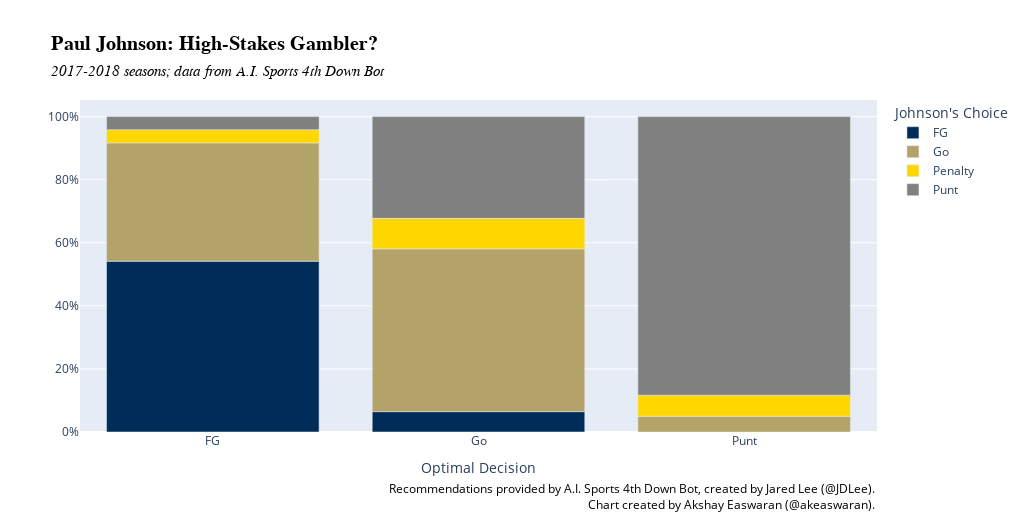

The notebook cell saved with this chart:
### Code cell
make_plotly_decision_chart(decisions[(decisions.pos_team == "Georgia Tech") & (decisions.season < 2019)],"Paul Johnson: High-Stakes Gambler?","2017-2018 seasons; data from A.I. Sports 4th Down Bot",'Johnson\'s Choice')

### Figure 1 — Plotly figure (JSON) as saved in the notebook; plotly's stock layout.template omitted (floating-point values rounded to 4 significant figures)
{"data": [{"alignmentgroup": "True", "hovertemplate": "Johnson's Choice=FG<br>Optimal Decision=%{x}<br>=%{y}<extra></extra>", "legendgroup": "FG", "marker": {"color": "#002c59"}, "name": "FG", "offsetgroup": "FG", "orientation": "v", "showlegend": true, "textposition": "auto", "type": "bar", "x": ["FG", "Go"], "xaxis": "x", "y": [0.5417, 0.06452], "yaxis": "y"}, {"alignmentgroup": "True", "hovertemplate": "Johnson's Choice=Go<br>Optimal Decision=%{x}<br>=%{y}<extra></extra>", "legendgroup": "Go", "marker": {"color": "#b3a369"}, "name": "Go", "offsetgroup": "Go", "orientation": "v", "showlegend": true, "textposition": "auto", "type": "bar", "x": ["FG", "Go", "Punt"], "xaxis": "x", "y": [0.375, 0.5161, 0.05], "yaxis": "y"}, {"alignmentgroup": "True", "hovertemplate": "Johnson's Choice=Penalty<br>Optimal Decision=%{x}<br>=%{y}<extra></extra>", "legendgroup": "Penalty", "marker": {"color": "gold"}, "name": "Penalty", "offsetgroup": "Penalty", "orientation": "v", "showlegend": true, "textposition": "auto", "type": "bar", "x": ["FG", "Go", "Punt"], "xaxis": "x", "y": [0.04167, 0.09677, 0.06667], "yaxis": "y"}, {"alignmentgroup": "True", "hovertemplate": "Johnson's Choice=Punt<br>Optimal Decision=%{x}<br>=%{y}<extra></extra>", "legendgroup": "Punt", "marker": {"color": "gray"}, "name": "Punt", "offsetgroup": "Punt", "orientation": "v", "showlegend": true, "textposition": "auto", "type": "bar", "x": ["FG", "Go", "Punt"], "xaxis": "x", "y": [0.04167, 0.3226, 0.8833], "yaxis": "y"}], "layout": {"annotations": [{"align": "right", "showarrow": false, "text": "<span style=\"color:#000;\">Recommendations provided by A.I. Sports 4th Down Bot, created by Jared Lee (<a href=\"https://twitter.com/JDLee\">@JDLee</a>).</span><br><span style=\"color:#000;\">Chart created by Akshay Easwaran (<a href=\"https://twitter.com/akeaswaran\">@akeaswaran</a>).</span>", "x": 1, "xref": "paper", "y": -0.25, "yref": "paper"}], "barmode": "relative", "height": 512, "legend": {"title": {"text": "Johnson's Choice"}, "tracegroupgap": 0}, "title": {"font": {"color": "#000000", "family": "Arial", "size": 20}, "text": "<b>Paul Johnson: High-Stakes Gambler?</b><br><i style=\"font-size:15px;\">2017-2018 seasons; data from A.I. Sports 4th Down Bot</i>"}, "width": 1024, "xaxis": {"anchor": "y", "domain": [0, 1], "title": {"text": "Optimal Decision"}}, "yaxis": {"anchor": "x", "domain": [0, 1], "tickformat": ".0%", "title": {"text": ""}}}}
